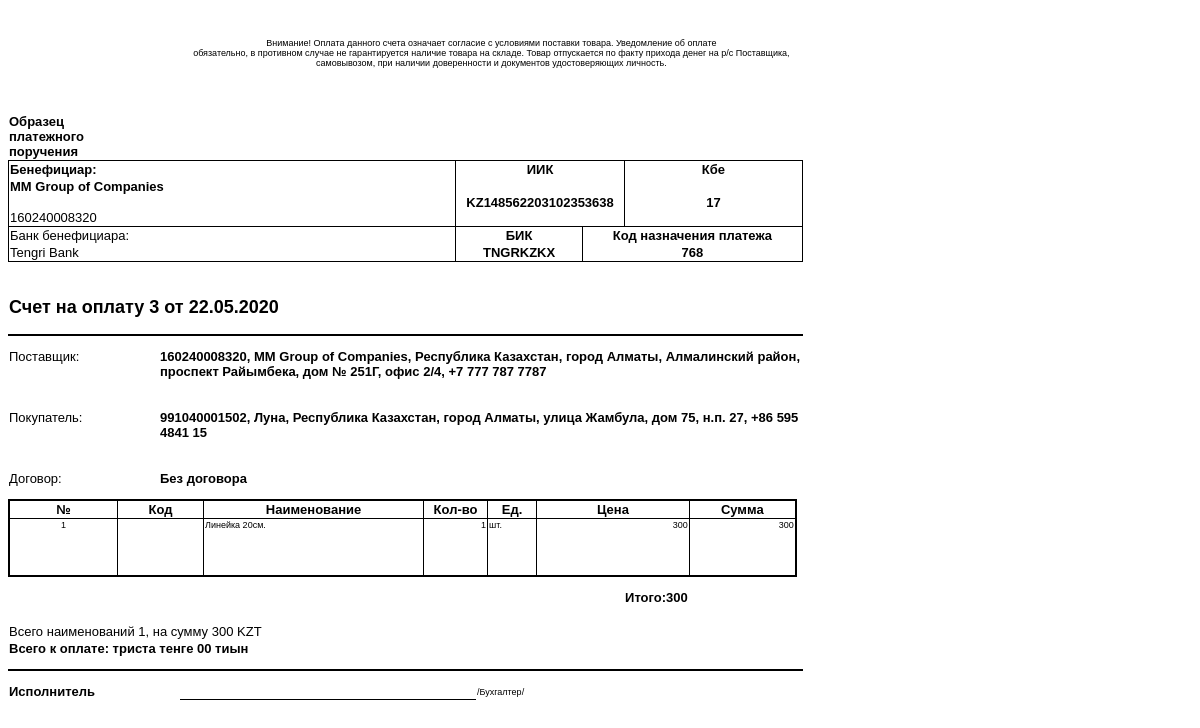
Screenshot of /app/layoutsOfDocs/invoice.php?doc=3 with the database file from the repository.
### tables this page shows
CREATE TABLE `users` (
  `id` int(10) NOT NULL,
  `bin_iin` bigint(12) DEFAULT NULL,
  `name` varchar(255) DEFAULT NULL,
  `adres` varchar(400) DEFAULT NULL,
  `nds` tinyint(1) DEFAULT NULL,
  `bik` varchar(8) DEFAULT NULL,
  `bank` varchar(255) NOT NULL,
  `iik` varchar(22) DEFAULT NULL,
  `kbe` tinyint(2) DEFAULT NULL,
  `contacts` varchar(255) NOT NULL
);

CREATE TABLE `items` (
  `id` int(10) NOT NULL,
  `name` varchar(400) NOT NULL,
  `price` bigint(15) NOT NULL,
  `code` varchar(255) NOT NULL,
  `unit` varchar(10) NOT NULL,
  `code_price` int(5) NOT NULL
);

CREATE TABLE `invoice` (
  `id` int(10) NOT NULL,
  `today` varchar(255) NOT NULL,
  `agent` varchar(255) NOT NULL,
  `items` varchar(255) NOT NULL,
  `value_1` int(11) NOT NULL
);

CREATE TABLE `agents` (
  `id` int(10) NOT NULL,
  `bin_iin` bigint(12) NOT NULL,
  `name` varchar(255) DEFAULT NULL,
  `adres` varchar(400) NOT NULL,
  `bik` varchar(8) DEFAULT NULL,
  `contacts` varchar(255) NOT NULL
);

### app/layoutsOfDocs/invoice.php (the view, shortened to what the rows shown need)
<?php
	require_once '../dataBase/connectDB.php';
	$id = trim($_GET['doc']);
	$id = htmlspecialchars($id);
	$sql = 'SELECT * FROM INVOICE WHERE id ='.$id;
	$result = $pdo->query($sql);
	$result = $result->fetchAll(PDO::FETCH_ASSOC);
	$items = $result[0]['items'];
	$value = $result[0]['value_1'];
	$agent = $result[0]['agent'];
	$sqlMy = 'SELECT * FROM users';
	$resultMy = $pdo->query($sqlMy);
	$resultMy = $resultMy->fetchAll(PDO::FETCH_ASSOC);
	$sqlAgent = 'SELECT * FROM agents WHERE name = "'.$agent.'"';
	$resultAgent = $pdo->query($sqlAgent);
	$resultAgent = $resultAgent->fetchAll(PDO::FETCH_ASSOC);
	$sqlItems = 'SELECT * FROM items WHERE name = "'.$items.'"';
	$resultItems = $pdo->query($sqlItems);
	$resultItems = $resultItems->fetchAll(PDO::FETCH_ASSOC);
	$price = $resultItems[0]['price'] * (int)$value;
    require_once '../libs/lineOfNumber.php';
    $priceLine = lineOfNumber($price);
?>
<!DOCTYPE HTML PUBLIC "-//W3C//DTD HTML 4.0 Transitional//EN">
<html>
<head>
</head>
<body>
<table cellspacing="0" border="0">
	<colgroup span="6" width="21"></colgroup>
	<colgroup width="1"></colgroup>
	<colgroup width="20"></colgroup>
	<colgroup span="9" width="21"></colgroup>
	<colgroup span="2" width="11"></colgroup>
	<colgroup span="2" width="21"></colgroup>
	<colgroup span="2" width="11"></colgroup>
	<colgroup width="21"></colgroup>
	<colgroup width="17"></colgroup>
	<colgroup width="4"></colgroup>
	<colgroup span="4" width="21"></colgroup>
	<colgroup span="2" width="11"></colgroup>
	<colgroup span="4" width="21"></colgroup>
	<colgroup width="13"></colgroup>
	<colgroup width="6"></colgroup>
	<tr>
		<td style="border-left: 1px solid #000000" colspan=20 height="31" align="left" valign=top><b><font size=2><?=$resultMy[0]['name'];?></font></b></td>
		<td style="border-left: 1px solid #000000" colspan=10 rowspan=2 align="center" valign=middle><b><font size=2><?=$resultMy[0]['iik'];?></font></b></td>
		<td style="border-left: 1px solid #000000; border-right: 1px solid #000000" colspan=8 rowspan=2 align="center" valign=middle sdnum="1033;0;0"><b><font size=2><?=$resultMy[0]['kbe'];?></font></b></td>
		</tr>
	<tr>
		<td style="border-left: 1px solid #000000" colspan=20 height="16" align="left" valign=top><font size=2><?=$resultMy[0]['bin_iin'];?></font></td>
		</tr>
	<tr>
		<td style="border-bottom: 1px solid #000000; border-left: 1px solid #000000" colspan=20 height="16" align="left" valign=top><font size=2><?=$resultMy[0]['bank'];?></font></td>
		<td style="border-bottom: 1px solid #000000; border-left: 1px solid #000000" colspan=8 align="center" valign=top><b><font size=2><?=$resultMy[0]['bik'];?></font></b></td>
		<td style="border-bottom: 1px solid #000000; border-left: 1px solid #000000; border-right: 1px solid #000000" colspan=10 align="center" valign=top sdnum="1033;0;0"><b><font size=2><?=$resultItems[0]['code_price'];?></font></b></td>
		</tr>
	<tr>
		<td colspan=38 rowspan=2 height="30" align="left" valign=middle><b><font size=4>&#1057;&#1095;&#1077;&#1090; &#1085;&#1072; &#1086;&#1087;&#1083;&#1072;&#1090;&#1091; <?=$result[0]['id'];?> &#1086;&#1090; <?=$result[0]['today'];?></font></b></td>
		</tr>
	<tr>
		<td colspan=34 align="left" valign=top><b><font size=2><?=$resultMy[0]['bin_iin'];?>, <?=$resultMy[0]['name'];?>, <?=$resultMy[0]['adres'];?>, <?=$resultMy[0]['contacts'];?></font></b></td>
		</tr>
	<tr>
		<td colspan=34 align="left" valign=top><b><font size=2><?=$resultAgent[0]['bin_iin'];?>, <?=$resultAgent[0]['name'];?>, <?=$resultAgent[0]['adres'];?>, <?=$resultAgent[0]['contacts'];?></font></b></td>
		</tr>
	<tr>
		<td style="border-top: 1px solid #000000; border-left: 2px solid #000000" colspan=2 height="57" align="center" valign=top sdval="1" sdnum="1033;0;0">1</td>
		<td style="border-top: 1px solid #000000; border-left: 1px solid #000000" align="left" valign=top><br></td>
		<td style="border-top: 1px solid #000000" align="left" valign=top><br></td>
		<td style="border-top: 1px solid #000000" align="left" valign=top><br></td>
		<td style="border-top: 1px solid #000000" align="left" valign=top><br></td>
		<td style="border-top: 1px solid #000000" align="left" valign=top><br></td>
		<td style="border-top: 1px solid #000000; border-left: 1px solid #000000" colspan=11 align="left" valign=top><?=$items;?></td>
		<td style="border-top: 1px solid #000000; border-left: 1px solid #000000" colspan=4 align="right" valign=top sdnum="1033;0;0.000"><?=$value;?></td>
		<td style="border-top: 1px solid #000000; border-left: 1px solid #000000" colspan=3 align="left" valign=top><?=$resultItems[0]['unit'];?></td>
		<td style="border-top: 1px solid #000000; border-left: 1px solid #000000" colspan=6 align="right" valign=top sdnum="1033;0;#,##0.00"><?=$resultItems[0]['price'];?></td>
		<td style="border-top: 1px solid #000000; border-left: 1px solid #000000; border-right: 2px solid #000000" colspan=6 align="right" valign=top sdnum="1033;0;#,##0.00"><?=$price;?></td>
		<td align="left"><br></td>
	</tr>
	<tr>
		<td align="right" valign=top><b><font size=2>&#1048;&#1090;&#1086;&#1075;&#1086;:<?=$price;?></font></b></td>
	</tr>
	<tr>
		<td colspan=38 height="17" align="left"><font size=2>&#1042;&#1089;&#1077;&#1075;&#1086; &#1085;&#1072;&#1080;&#1084;&#1077;&#1085;&#1086;&#1074;&#1072;&#1085;&#1080;&#1081; <?=$value;?>, &#1085;&#1072; &#1089;&#1091;&#1084;&#1084;&#1091; <?=$price;?> KZT</font></td>
		</tr>
	<tr>
		<td colspan=36 height="17" align="left" valign=top><b><font size=2>&#1042;&#1089;&#1077;&#1075;&#1086; &#1082; &#1086;&#1087;&#1083;&#1072;&#1090;&#1077;: <?=$priceLine;?></font></b></td>
	</tr>
</table>
</body>
</html>

### rows the page displays
users: name "MM Group of Companies", iik "KZ148562203102353638", kbe "17", bin_iin "160240008320", bank "Tengri Bank", bik "TNGRKZKX", adres "Республика Казахстан, город Алматы, Алмалинский район, проспект Райымбека, дом № 251Г, офис 2/4", contacts "+7 777 787 7787"
items: code_price "768", unit "шт.", price "300", price.value_1 "триста тенге 00 тиын"
invoice: id "3", today "22.05.2020", items "Линейка 20см.", value_1 "1"
agents: bin_iin "991040001502", name "Луна", adres "Республика Казахстан, город Алматы, улица Жамбула, дом 75, н.п. 27", contacts "+86 595 4841 15"
